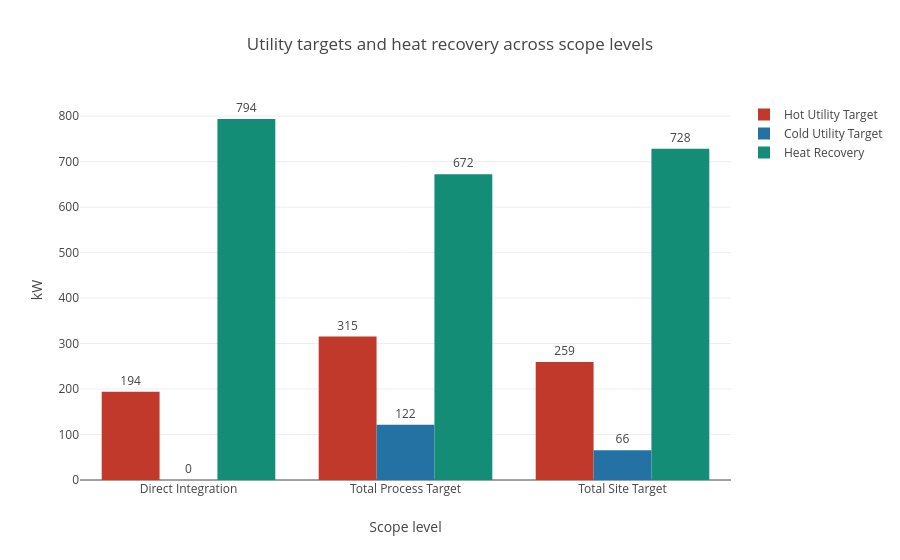

Notebook code for this chart:
### Code cell
target_metrics = target_rows.melt(
    id_vars="Scope",
    value_vars=["Hot Utility Target", "Cold Utility Target", "Heat Recovery"],
    var_name="Metric",
    value_name="Value",
)

metric_colours = {
    "Hot Utility Target": "#c0392b",
    "Cold Utility Target": "#2471a3",
    "Heat Recovery": "#138d75",
}

scope_comparison_fig = go.Figure()
for metric in ["Hot Utility Target", "Cold Utility Target", "Heat Recovery"]:
    metric_rows = target_metrics.loc[target_metrics["Metric"] == metric]
    scope_comparison_fig.add_bar(
        name=metric,
        x=metric_rows["Scope"],
        y=metric_rows["Value"],
        marker_color=metric_colours[metric],
        text=[f"{value:,.0f}" for value in metric_rows["Value"]],
        textposition="outside",
    )

scope_comparison_fig.update_layout(
    barmode="group",
    title="Utility targets and heat recovery across scope levels",
    xaxis_title="Scope level",
    yaxis_title="kW",
)
scope_comparison_fig

### Figure 1 — Plotly figure (JSON) as saved in the notebook; plotly's stock layout.template omitted (floating-point values rounded to 4 significant figures)
{"data": [{"marker": {"color": "#c0392b"}, "name": "Hot Utility Target", "text": ["194", "315", "259"], "textposition": "outside", "type": "bar", "x": ["Direct Integration", "Total Process Target", "Total Site Target"], "y": [193.9, 315.5, 259.4]}, {"marker": {"color": "#2471a3"}, "name": "Cold Utility Target", "text": ["0", "122", "66"], "textposition": "outside", "type": "bar", "x": ["Direct Integration", "Total Process Target", "Total Site Target"], "y": [0.0, 121.6, 65.57]}, {"marker": {"color": "#138d75"}, "name": "Heat Recovery", "text": ["794", "672", "728"], "textposition": "outside", "type": "bar", "x": ["Direct Integration", "Total Process Target", "Total Site Target"], "y": [793.8, 672.1, 728.2]}], "layout": {"barmode": "group", "title": {"text": "Utility targets and heat recovery across scope levels"}, "xaxis": {"title": {"text": "Scope level"}}, "yaxis": {"title": {"text": "kW"}}}}
